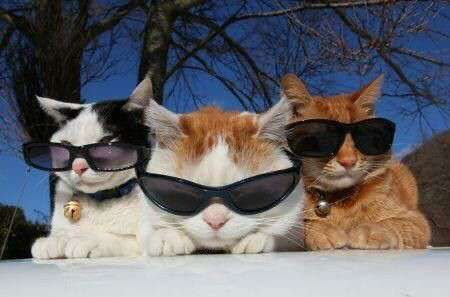
#> input picture LinearAlgebra/photos/download.jpeg, 450 x 297 px
$ jupyter execute numpy.ipynb
#> lines starting #> are read from the running program, lines starting #| are printed output that depends on the picture; long printed decimals are rounded
# Numpy

Usually you'll encounter "NumPy arrays", which are multi-dimensional array objects. It is easy to create a Pandas DataFrame from a NumPy array, and Pandas DataFrames can be cast as NumPy arrays.

One of the most common, of the many, ways to create a NumPy array is to create one from a list by passing it to the np.array() function.

[cell 1]
list = [1,2,3,4,3.4,True]

[cell 2]
list2 = [2,3,4]
list2 = [i+2 for i in list2]
print(list2)

[cell 3]
import numpy as np
list3 = [3,4,5]
arr = np.array(list3,dtype = np.float32)
type(arr)
print(arr)

[cell 4]
arr * 2

[cell 5]
list4 = [[1,2,3,4,5],[6,7,8,9,10],[11,12,13,14,15]]
arr2 = np.array(list4)
print(arr2)

[cell 6]
arr2.shape

# Acessing specific elements

[cell 7]
a = np.array([[1,2,3,4,5],[6,7,8,9,10]])
print(a)

[cell 8]
a[:,::3]

### first row and second column so 8

[cell 9]
a[1,2]

[cell 10]
a[1,:]
#retrun specific row

# Image

[cell 11]
from skimage import io

[cell 12]
photo = io.imread('./photos/download.jpeg')
#> photo is the input picture: shape (297, 450, 3); mean R, G, B 101.5, 100.1, 104.9
type(photo)

[cell 13]
photo.shape
#> Out = (297, 450, 3)

[cell 14]
import matplotlib.pyplot as plt

[cell 15]
plt.imshow(photo)

[cell 16]
plt.imshow(photo[::-1])
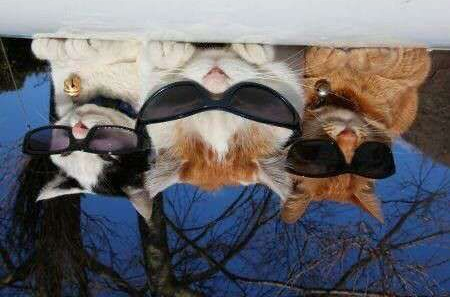
#> shown: shape (297, 450, 3); mean R, G, B 101.5, 100.1, 104.9

# slicing

[cell 17]
plt.imshow(photo[:,:200])
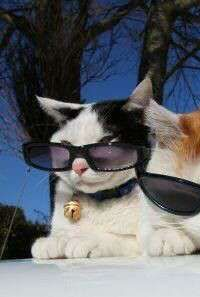
#> shown: shape (297, 200, 3); mean R, G, B 97.9, 101, 106.3

[cell 18]
plt.imshow(photo[50:250,125:300])
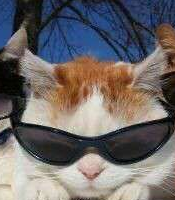
#> shown: shape (200, 175, 3); mean R, G, B 109.8, 105.1, 105.5

[cell 19]
print(str(np.sum(photo)) + " sum")
#| 40976238 sum
print(str(np.prod(photo)) + " product")
#| 0 product
print(str(np.mean(photo)) + " mean")
#| 102.198 mean
print(str(np.std(photo)) + " standard deviation")
#| 71.276 standard deviation
print(str(np.var(photo)) + " variance")
#| 5080.262 variance
print(str(np.min(photo)) + " minimum")
#| 0 minimum
print(str(np.max(photo)) + " maximum")
#| 255 maximum
print(str(np.argmin(photo)) + " index of minimum")
#| 167 index of minimum
print(str(np.argmax(photo)) + " index of maximum")
#| 272913 index of maximum

[cell 20]
plt.imshow(photo[:,:,0].T)
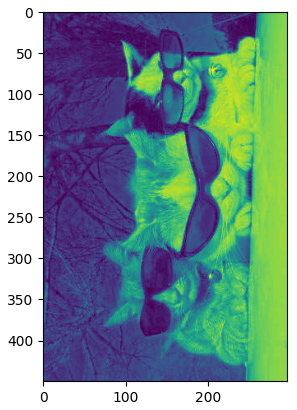
#> figure drawn by matplotlib, 1 panel

[cell 21]
#greyscale the image
plt.imshow(photo[:,:,0].T,cmap = 'gray')
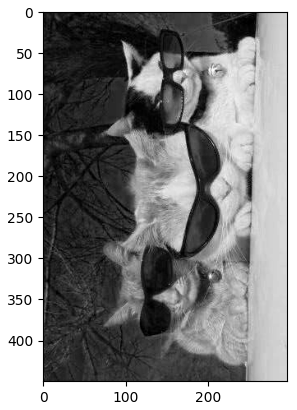
#> figure drawn by matplotlib, 1 panel
